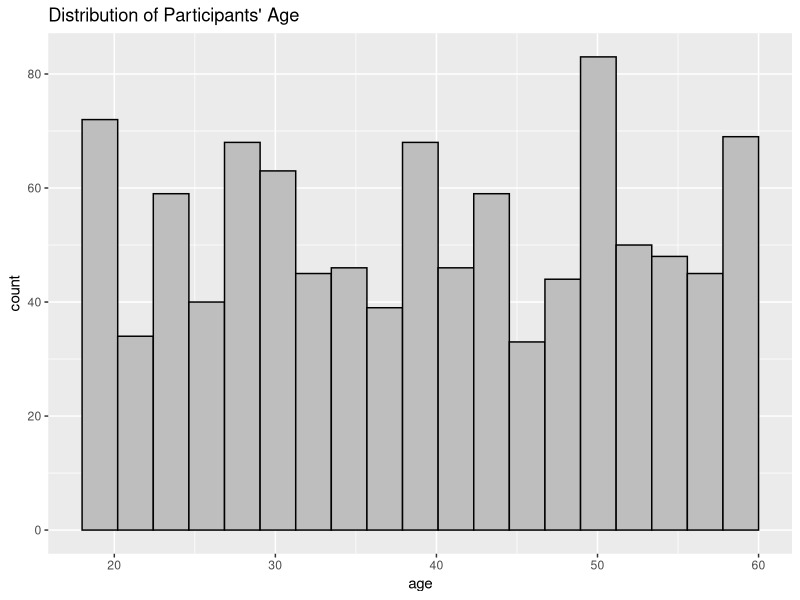
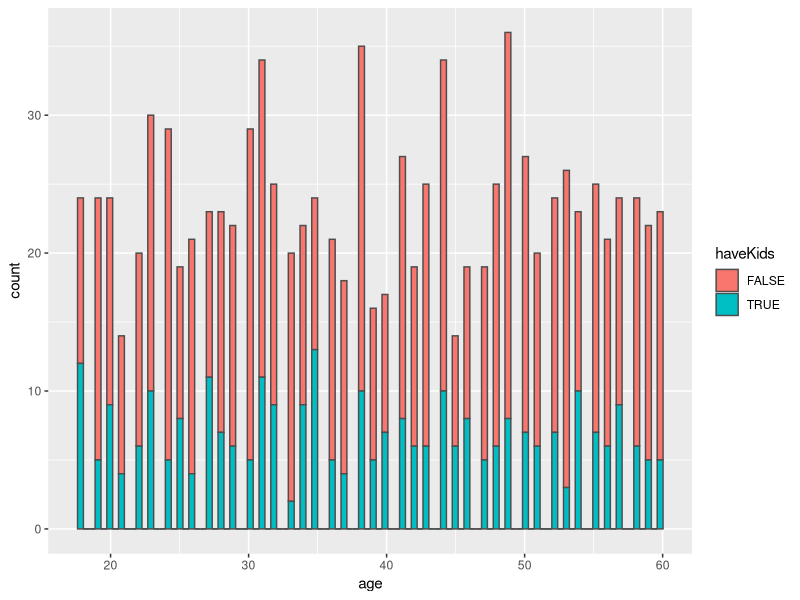
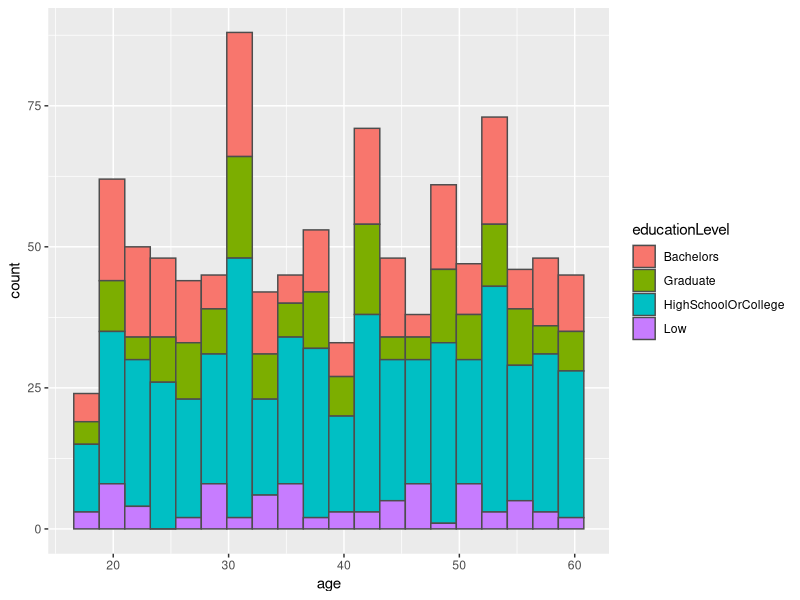
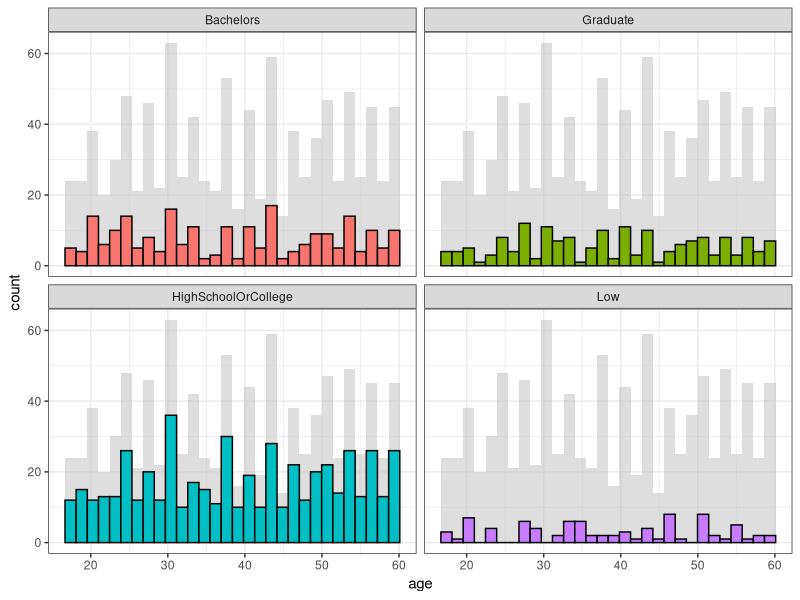
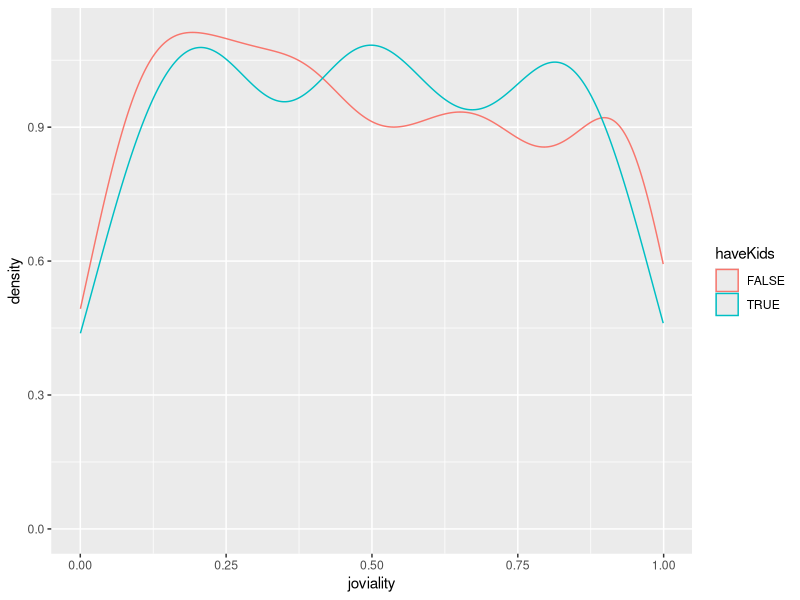
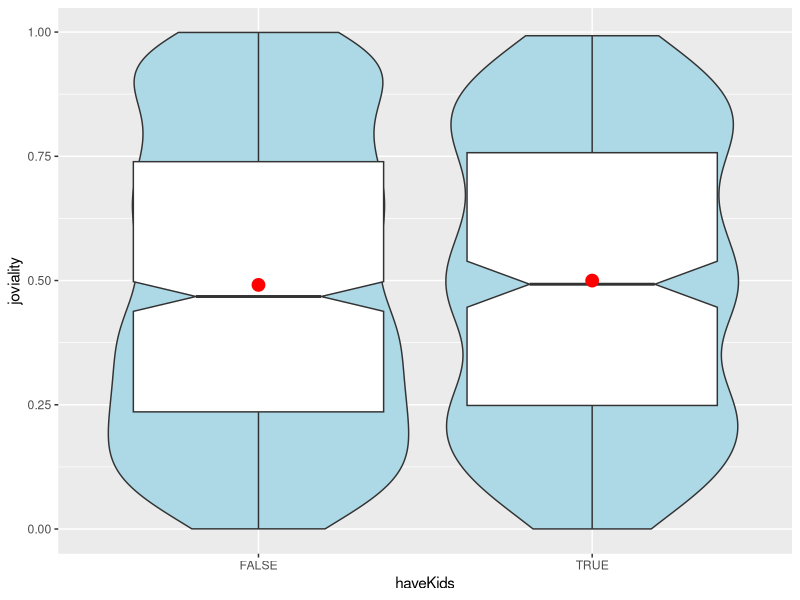
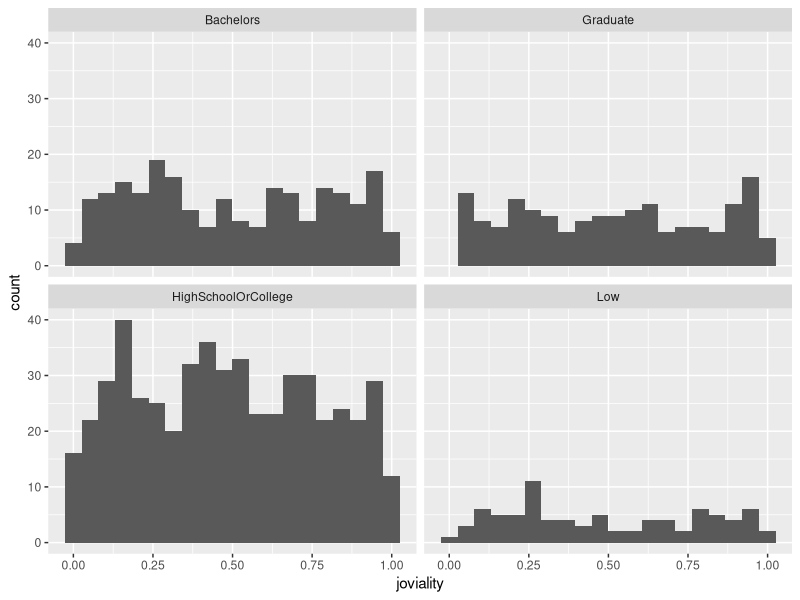
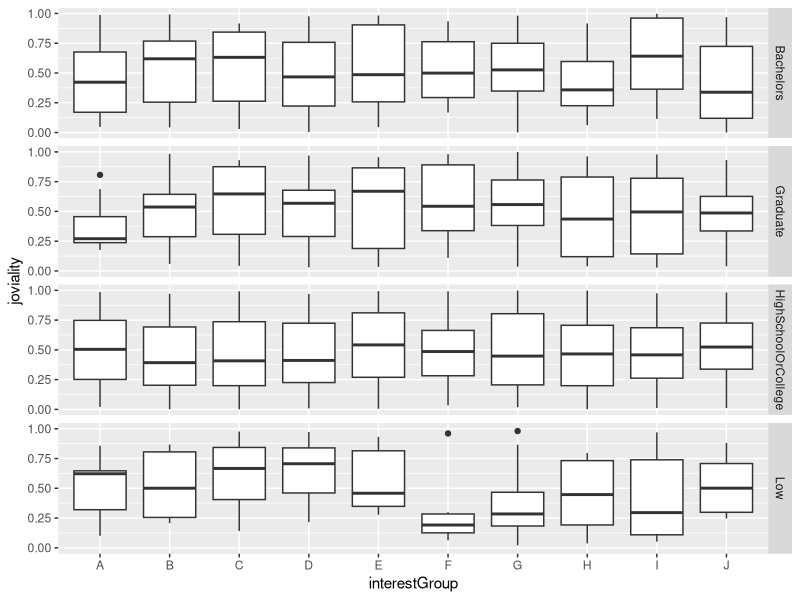

The R source for these figures, in order:
## ---- chunk 1
knitr::opts_chunk$set(echo = TRUE,
                      eval = TRUE,
                      warning = FALSE, 
                      message = FALSE)
## ---- chunk 2
packages = c('tidyverse', 'ggplot2', 'dplyr')

for(p in packages) {
  if(!require(p, character.only = T)) {
    install.packages(p)
  }
  library(p, character.only = T)
}
## ---- chunk 3
library(tidyverse)
library(ggplot2)
data <- read_csv('./data/Participants.csv')
glimpse(data)
## ---- chunk 4
ggplot(data=data) + aes(x=age) +
  geom_histogram(bins=20, boundary=60, color="black", fill="grey") +
  ggtitle("Distribution of Participants' Age")
## ---- chunk 5
brks <- c(17, 20, 25, 30, 35, 40, 45, 50, 55, 60)
grps <- c('20 & Below', '21-25', '26-30', '31-35', '36-40', '41-45', 
          '46-50', '51-55', '56-60')

# data$Age_Group <- cut(data$Age, breaks=brks, labels = grps)
## ---- chunk 6
ggplot(data=data, aes(x=age, fill=haveKids)) +
  geom_histogram(bins=100, color='gray30')

ggplot(data=data, aes(x=age, fill=educationLevel)) +
  geom_histogram(bins=20, color='gray30')


d <- data
d_bg <- d[, -5]
ggplot(d, aes(x = age, fill = educationLevel)) + 
  geom_histogram(data=d_bg, fill="grey", alpha=.5) +
  geom_histogram(colour="black") + 
  facet_wrap(~ educationLevel) + 
  guides(fill = FALSE) + 
  theme_bw()
## ---- chunk 7
ggplot(data=data, aes(x = joviality, colour=haveKids)) + geom_density()

ggplot(data=data, aes(y = joviality, x= haveKids)) + 
  geom_violin(fill='light blue') + 
  geom_boxplot(notch=TRUE) +
  stat_summary(geom = "point", fun="mean", colour ="red", size=4)

ggplot(data=data, aes(x= joviality)) + geom_histogram(bins=20) + 
  facet_wrap(~ educationLevel)

ggplot(data=data, aes(y = joviality, x= interestGroup)) + geom_boxplot() +
  facet_grid(educationLevel ~.)

dpp <- data %>%
  group_by(age) %>%
  summarise(joviality = mean(joviality))
ggplot(data=dpp, aes(x=age, y=joviality)) + geom_point() +
  coord_cartesian(xlim=c(20, 60), ylim=c(0, 1)) + 
  geom_hline(yintercept=0.5, linetype="dashed", color="grey60", size=1) +  
  geom_vline(xintercept=40, linetype="dashed", color="grey60", size=1)
## ---- chunk 8
ggplot(data=data, aes(x=householdSize)) + geom_bar() + coord_flip()
